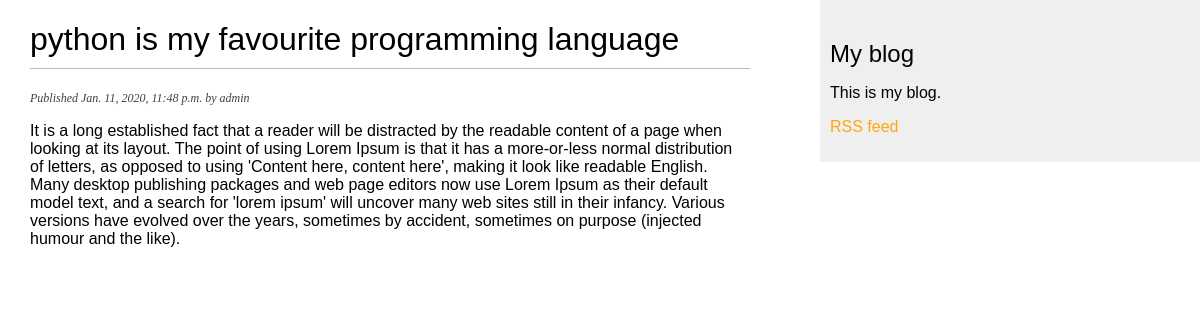
The page /blog/2020/1/11/python-my-favourite-programming-language/ on the database its author committed.
### blog/models.py (models this page shows, shortened)
class Post(models.Model):
    STATUS_CHOICES = (
        ('draft', 'Draft'),
        ('published', 'Published'),
    )
    title = models.CharField(max_length=250)
    slug = models.SlugField(max_length=250,
                            unique_for_date='publish')
    author = models.ForeignKey(User,
                               on_delete=models.CASCADE,
                               related_name='blog_posts')
    body = models.TextField()
    publish = models.DateTimeField(default=timezone.now)
    created = models.DateTimeField(auto_now_add=True)
    updated = models.DateTimeField(auto_now=True)
    status = models.CharField(max_length=10,
                              choices=STATUS_CHOICES,
                              default='draft')
    objects = models.Manager() # The default manager.
    published = PublishedManager() # The custom manager.
    class Meta:
        ordering = ('-publish',)

### blog/views.py (the view)
def post_detail(request, year, month, day, post):
    post = get_object_or_404(Post, slug=post,
                                   status='published',
                                   publish__year=year,
                                   publish__month=month,
                                   publish__day=day)
    return render(request,
                  'blog/post_detail.html',
                  {'post': post})

### blog/templates/blog/post_detail.html (shortened to what this page needs)
{% extends "base.html" %}
{% block content %}
  <h1>{{ post.title }}</h1>
  <p class="date">
    Published {{ post.publish }} by {{ post.author }}
  </p>
  {{ post.body|linebreaks }}
{% endblock %}

### blog/static/css/blog.css (style rules this page uses)
body { margin:0; padding:0; font-family:helvetica, sans-serif; }
h1 { font-weight:normal; border-bottom:1px solid #bbb; padding:0 0 10px 0; }
p.date { color: #404040; font-family: georgia, serif; font-size: 12px; font-style: italic; }

### rows shown on the page
Post: title "python is my favourite programming language", publish "Jan. 11, 2020, 11:48 p.m.", author "admin", body "It is a long established fact that a reader will be distracted by the readable content of a page when looking at its layout. The point of using Lorem Ipsum is that it has a more-or-less normal distribution of letters, as opposed to using 'Content here, content here', making it look like readable English. Many desktop publishing packages and web page editors now use Lorem Ipsum as their default model text, and a search for 'lorem ipsum' will uncover many web sites still in their infancy. Various versions have evolved over the years, sometimes by accident, sometimes on purpose (injected humour and the like)."
